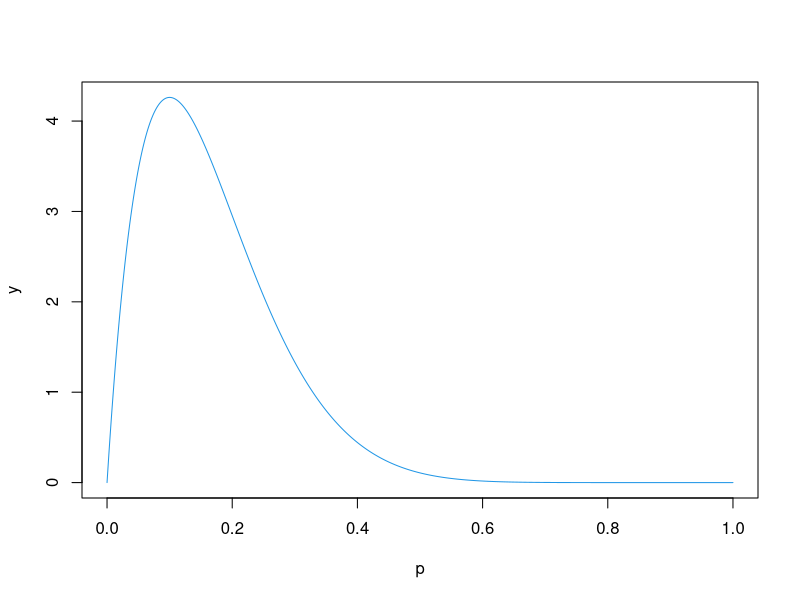
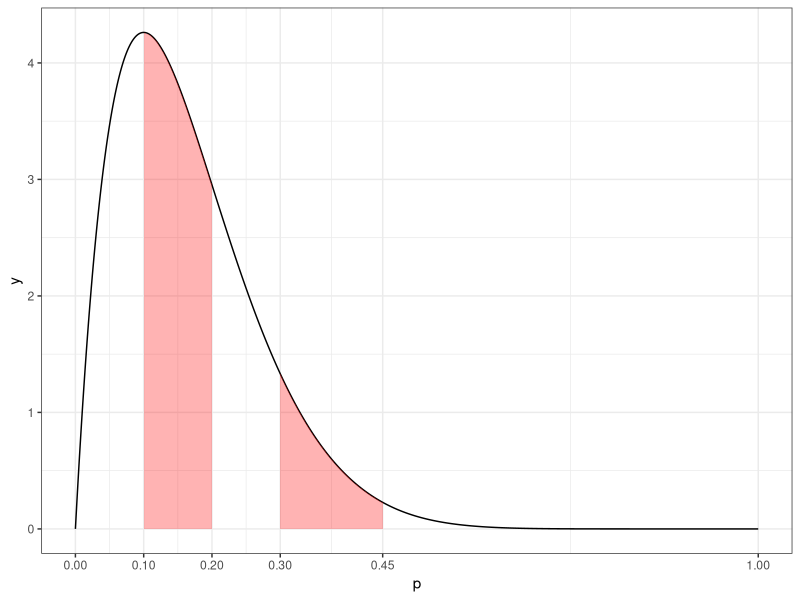

These figures' R source, in order:
## ---- chunk 1
library(tidyverse)
theme_set(theme_bw())
#define range
p = seq(0, 1, by=0.001)
y <- dbeta(p, 2, 10)

#create plot of Beta distribution with shape parameters 2 and 10
plot(p, y, type='l', col=4)


# create a function to make the shade area
areafunction <-  function(x) {
    y <- dbeta(x, 2, 10)
    y[x < 0.1  |  x > 0.45 ] <- NA
    y[0.2< x & x < 0.3 ] <- NA
    return(y)
}

# make the data into data frame then give it to ggplot2
betadf <- tibble(p,y)

# plot
ggplot(betadf,aes(p,y))+
  geom_line()+
  scale_x_continuous(breaks = c(0.00, 0.10, 0.20, 0.30, 0.45, 1.00))+
  stat_function(fun = areafunction, geom = "area", fill="red", alpha=.3 )
